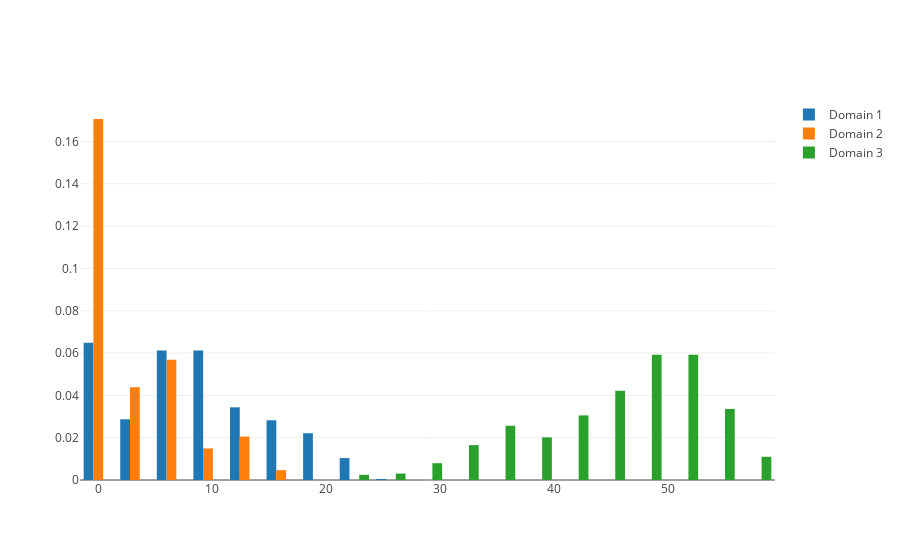

The notebook cell this image was saved under:
### Code cell
gas.charts.histogram_domains(result["var1"], domains=result["geology"])
